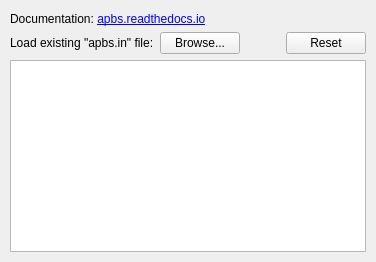
     <widget class="QWidget" name="tab_3">
      <attribute name="title">
       <string notr="true">APBS Template</string>
      </attribute>
      <layout class="QVBoxLayout" name="verticalLayout_15">
       <property name="leftMargin">
        <number>10</number>
       </property>
       <property name="topMargin">
        <number>12</number>
       </property>
       <property name="rightMargin">
        <number>10</number>
       </property>
       <property name="bottomMargin">
        <number>10</number>
       </property>
       <item>
        <widget class="QLabel" name="label_11">
         <property name="text">
          <string>Documentation: &lt;a href=&quot;https://apbs.readthedocs.io/en/latest/using/input/elec/&quot;&gt;apbs.readthedocs.io&lt;/a&gt;</string>
         </property>
         <property name="openExternalLinks">
          <bool>true</bool>
         </property>
        </widget>
       </item>
       <item>
        <layout class="QHBoxLayout" name="horizontalLayout_7">
         <item>
          <widget class="QLabel" name="label_28">
           <property name="text">
            <string>Load existing &quot;apbs.in&quot; file:</string>
           </property>
          </widget>
         </item>
         <item>
          <widget class="QPushButton" name="button_load">
           <property name="text">
            <string>Browse...</string>
           </property>
          </widget>
         </item>
         <item>
          <spacer name="horizontalSpacer_6">
           <property name="orientation">
            <enum>Qt::Horizontal</enum>
           </property>
           <property name="sizeHint" stdset="0">
            <size>
             <width>40</width>
             <height>20</height>
            </size>
           </property>
          </spacer>
         </item>
         <item>
          <widget class="QPushButton" name="button_reset">
           <property name="text">
            <string>Reset</string>
           </property>
          </widget>
         </item>
        </layout>
       </item>
       <item>
        <widget class="QPlainTextEdit" name="apbs_template">
         <property name="font">
          <font>
           <family>Monospace</family>
          </font>
         </property>
         <property name="lineWrapMode">
          <enum>QPlainTextEdit::NoWrap</enum>
         </property>
         <property name="plainText">
          <string notr="true"/>
         </property>
        </widget>
       </item>
      </layout>
     </widget>
